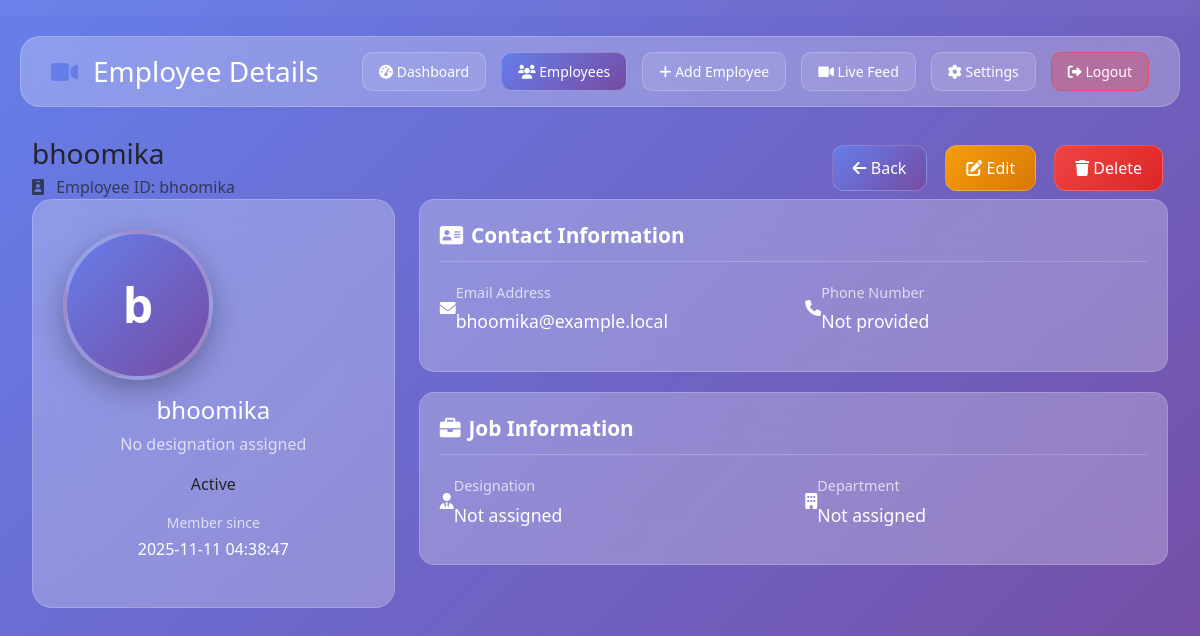
Screenshot of /employee/6 (signed in) with the database file from the repository.
### tables this page shows
CREATE TABLE employees (
                id INTEGER PRIMARY KEY AUTOINCREMENT,
                employee_id TEXT UNIQUE NOT NULL,
                first_name TEXT NOT NULL,
                last_name TEXT NOT NULL,
                email TEXT UNIQUE NOT NULL,
                phone TEXT,
                designation TEXT,
                department TEXT,
                hire_date TEXT,
                salary REAL,
                status TEXT DEFAULT 'active',
                profile_photo TEXT,
                address TEXT,
                emergency_contact TEXT,
                emergency_phone TEXT,
                created_at TIMESTAMP DEFAULT CURRENT_TIMESTAMP,
                updated_at TIMESTAMP DEFAULT CURRENT_TIMESTAMP
            );

### app.py (the view)
@app.route('/employee/<int:employee_id>')
@login_required
def view_employee(employee_id):
    employee = db.get_employee_by_id(employee_id)
    if not employee:
        flash('Employee not found', 'error')
        return redirect(url_for('employees'))
    return render_template('view_employee.html', employee=employee)

### app.py (called while the page is built)
@login_manager.user_loader
def load_user(user_id):
    db = DatabaseManager(config.DATABASE_PATH)
    user_data = db.get_user_by_id(user_id)
    if user_data:
        role = user_data.get('role', 'user')
        user = User(user_data['id'], user_data['username'], user_data['email'], role)
        try:
            profile = db.get_user_profile_data(user_data['id'])
            if profile:
                user.first_name = profile.get('first_name')
                user.last_name = profile.get('last_name')
                user.phone = profile.get('phone')
                user.profile_photo = profile.get('profile_photo')
        except Exception:
            pass
        return user
    return None

### database.py (called while the page is built)
    def _connect(self):
        if getattr(self, '_use_uri', False):
            return sqlite3.connect(self.db_path, uri=True, check_same_thread=False)
        return sqlite3.connect(self.db_path, check_same_thread=False)

    def get_user_by_id(self, user_id: int) -> Optional[dict]:
        conn = self._connect()
        cursor = conn.cursor()
        cursor.execute(
            "SELECT id, username, email, password_hash, role FROM users WHERE id = ?",
            (user_id,)
        )
        result = cursor.fetchone()
        conn.close()
        if result:
            return {
                'id': result[0],
                'username': result[1],
                'email': result[2],
                'password': result[3],
                'role': result[4] if result[4] else 'user'
            }
        return None

    def get_employee_by_id(self, employee_id: int) -> Optional[dict]:
        conn = self._connect()
        cursor = conn.cursor()
        cursor.execute("SELECT * FROM employees WHERE id = ?", (employee_id,))
        columns = [description[0] for description in cursor.description]
        result = cursor.fetchone()
        conn.close()
        if result:
            return dict(zip(columns, result))
        return None

### templates/view_employee.html (shortened to what this page needs)
<!DOCTYPE html>
<html lang="en">
<head>
    <link href="https://cdn.jsdelivr.net/npm/bootstrap@5.1.3/dist/css/bootstrap.min.css" rel="stylesheet">
    <link rel="stylesheet" href="https://cdnjs.cloudflare.com/ajax/libs/font-awesome/6.0.0/css/all.min.css">
</head>
<body>
    {% include '_logo_header.html' %}
    <div class="main-content">
        <div class="top-nav">
            <div class="nav-brand">
                <i class="fas fa-video" style="color: var(--primary-color); font-size: 24px;"></i>
                <h3 style="margin: 0;">Employee Details</h3>
            </div>
            <div class="nav-links">
                <a href="{{ url_for('dashboard') }}" class="nav-link-btn">
                    <i class="fas fa-tachometer-alt"></i> Dashboard
                </a>
                <a href="{{ url_for('employees') }}" class="nav-link-btn active">
                    <i class="fas fa-users"></i> Employees
                </a>
                <a href="{{ url_for('add_employee') }}" class="nav-link-btn">
                    <i class="fas fa-plus"></i> Add Employee
                </a>
                <a href="{{ url_for('live_feed') }}" class="nav-link-btn">
                    <i class="fas fa-video"></i> Live Feed
                </a>
                <a href="{{ url_for('settings') }}" class="nav-link-btn">
                    <i class="fas fa-cog"></i> Settings
                </a>
                <a href="{{ url_for('auth.logout') }}" class="nav-link-btn" style="background: rgba(255, 59, 48, 0.3); border-color: rgba(255, 59, 48, 0.5);">
                    <i class="fas fa-sign-out-alt"></i> Logout
                </a>
            </div>
        </div>
        <div class="container-fluid">
            <div class="page-header">
                <div class="d-flex justify-content-between align-items-center">
                    <div>
                        <h1 class="h3 mb-1">{{ employee.first_name }} {{ employee.last_name }}</h1>
                        <p class="mb-0 opacity-75">
                            <i class="fas fa-id-badge me-2"></i>
                            Employee ID: {{ employee.employee_id }}
                        </p>
                    </div>
                        <div class="d-flex gap-2">
                            <a href="{{ url_for('employees') }}" class="btn-glass btn-primary">
                                <i class="fas fa-arrow-left"></i> Back
                            </a>
                            <a href="{{ url_for('edit_employee', employee_id=employee.id) }}" class="btn-glass btn-warning">
                                <i class="fas fa-edit"></i> Edit
                            </a>
                            <button class="btn-glass btn-danger" data-employee-id="{{ employee.id }}" id="deleteButton">
                                <i class="fas fa-trash"></i> Delete
                            </button>
                        </div>
                </div>
            </div>
            <div class="row">
                <div class="col-lg-4 mb-4">
                    <div class="employee-profile text-center">
                        {% set __photo = employee.profile_photo or employee.photo_path %}
                        {% if __photo %}
                            <img src="{{ url_for('static', filename=__photo) }}"
                                 alt="{{ employee.first_name }}" class="profile-photo mb-3">
                        {% else %}
                            <div class="profile-placeholder mb-3">
                                {{ (employee.first_name or '')[:1] }}{{ (employee.last_name or '')[:1] }}
                            </div>
                        {% endif %}
                        <h4 class="text-white mb-2">{{ employee.first_name }} {{ employee.last_name }}</h4>
                        <p class="text-light opacity-75 mb-3">{{ employee.designation or 'No designation assigned' }}</p>
                        <div class="mb-3">
                            <span class="status-badge status-{{ employee.status }}">
                                {{ employee.status.title() }}
                            </span>
                        </div>
                        <div class="text-center">
                            <p class="small text-light opacity-75 mb-1">Member since</p>
                            <p class="text-white">{{ employee.created_at or 'Not available' }}</p>
                        </div>
                    </div>
                </div>
                <div class="col-lg-8">
                    <div class="info-card">
                        <div class="section-title">
                            <i class="fas fa-address-card me-2"></i>Contact Information
                        </div>
                        <div class="row">
                            <div class="col-md-6 mb-3">
                                <div class="d-flex align-items-center">
                                    <div class="icon-box">
                                        <i class="fas fa-envelope"></i>
                                    </div>
                                    <div>
                                        <div class="info-label">Email Address</div>
                                        <div class="info-value">{{ employee.email or 'Not provided' }}</div>
                                    </div>
                                </div>
                            </div>
                            <div class="col-md-6 mb-3">
                                <div class="d-flex align-items-center">
                                    <div class="icon-box">
                                        <i class="fas fa-phone"></i>
                                    </div>
                                    <div>
                                        <div class="info-label">Phone Number</div>
                                        <div class="info-value">{{ employee.phone or 'Not provided' }}</div>
                                    </div>
                                </div>
                            </div>
                        </div>
                    </div>
                    <div class="info-card">
                        <div class="section-title">
                            <i class="fas fa-briefcase me-2"></i>Job Information
                        </div>
                        <div class="row">
                            <div class="col-md-6 mb-3">
                                <div class="d-flex align-items-center">
                                    <div class="icon-box">
                                        <i class="fas fa-user-tie"></i>
                                    </div>
                                    <div>
                                        <div class="info-label">Designation</div>
                                        <div class="info-value">{{ employee.designation or 'Not assigned' }}</div>
                                    </div>
                                </div>
                            </div>
                            <div class="col-md-6 mb-3">
                                <div class="d-flex align-items-center">
                                    <div class="icon-box">
                                        <i class="fas fa-building"></i>
                                    </div>
                                    <div>
                                        <div class="info-label">Department</div>
                                        <div class="info-value">{{ employee.department or 'Not assigned' }}</div>
                                    </div>
                                </div>
                            </div>
                        </div>
                    </div>
                </div>
            </div>
        </div>
    </div>
</body>
</html>

### templates/view_employee.html (style rules this page uses)
:root { --primary-color: #667eea; --secondary-color: #764ba2; --success-color: #10b981; --warning-color: #f59e0b; --danger-color: #ef4444; --info-color: #06b6d4; --dark-color: #1f2937; --light-color: #f8fafc; --glass-bg: rgba(255, 255, 255, 0.25); --glass-border: rgba(255, 255, 255, 0.18); }
* { margin: 0; padding: 0; box-sizing: border-box; }
body { font-family: 'Segoe UI', Tahoma, Geneva, Verdana, sans-serif; background: linear-gradient(135deg, #667eea 0%, #764ba2 100%); min-height: 100vh; overflow-x: hidden; }
.main-content { margin-left: 0; padding: 20px; min-height: 100vh; width: 100%; }
.top-nav { background: var(--glass-bg); backdrop-filter: blur(20px); border: 1px solid var(--glass-border); border-radius: 20px; padding: 15px 30px; margin-bottom: 30px; color: white; display: flex; justify-content: space-between; align-items: center; }
.nav-brand { display: flex; align-items: center; gap: 15px; }
.nav-links { display: flex; gap: 15px; align-items: center; }
.nav-link-btn { background: rgba(255, 255, 255, 0.1); border: 1px solid rgba(255, 255, 255, 0.2); color: white; padding: 8px 16px; border-radius: 10px; text-decoration: none; transition: all 0.3s ease; font-size: 14px; }
.nav-link-btn.active { background: linear-gradient(135deg, var(--primary-color), var(--secondary-color)); border-color: rgba(255, 255, 255, 0.3); }
.employee-profile { background: var(--glass-bg); backdrop-filter: blur(20px); border: 1px solid var(--glass-border); border-radius: 20px; padding: 30px; position: relative; overflow: hidden; margin-bottom: 20px; }
.profile-placeholder { width: 150px; height: 150px; border-radius: 50%; background: linear-gradient(135deg, var(--primary-color), var(--secondary-color)); display: flex; align-items: center; justify-content: center; font-size: 3rem; color: white; font-weight: bold; border: 4px solid rgba(255, 255, 255, 0.3); box-shadow: 0 10px 30px rgba(0, 0, 0, 0.3); }
.info-card { background: var(--glass-bg); backdrop-filter: blur(20px); border: 1px solid var(--glass-border); border-radius: 15px; padding: 20px; margin-bottom: 20px; color: white; }
.info-label { color: rgba(255, 255, 255, 0.7); font-size: 0.9rem; margin-bottom: 5px; }
.info-value { color: white; font-weight: 500; font-size: 1.1rem; }
.btn-glass { background: rgba(255, 255, 255, 0.1); border: 1px solid rgba(255, 255, 255, 0.2); color: white; padding: 10px 20px; border-radius: 12px; text-decoration: none; transition: all 0.3s ease; display: inline-block; margin: 5px; }
.btn-glass.btn-primary { background: linear-gradient(135deg, var(--primary-color), var(--secondary-color)); }
.btn-glass.btn-warning { background: linear-gradient(135deg, var(--warning-color), #d97706); }
.btn-glass.btn-danger { background: linear-gradient(135deg, var(--danger-color), #dc2626); }
.section-title { color: white; font-size: 1.3rem; font-weight: 600; margin-bottom: 20px; padding-bottom: 10px; border-bottom: 1px solid rgba(255, 255, 255, 0.2); }

### rows the page displays
employees: first_name "bhoomika", employee_id "bhoomika", first_name "b", status "Active", created_at "2025-11-11 04:38:47", email "bhoomika@example.local"

### other values shown
{{ employee.designation or 'No designation assigned' }} "No designation assigned"
{{ employee.phone or 'Not provided' }} "Not provided"
{{ employee.designation or 'Not assigned' }} "Not assigned"
{{ employee.department or 'Not assigned' }} "Not assigned"
